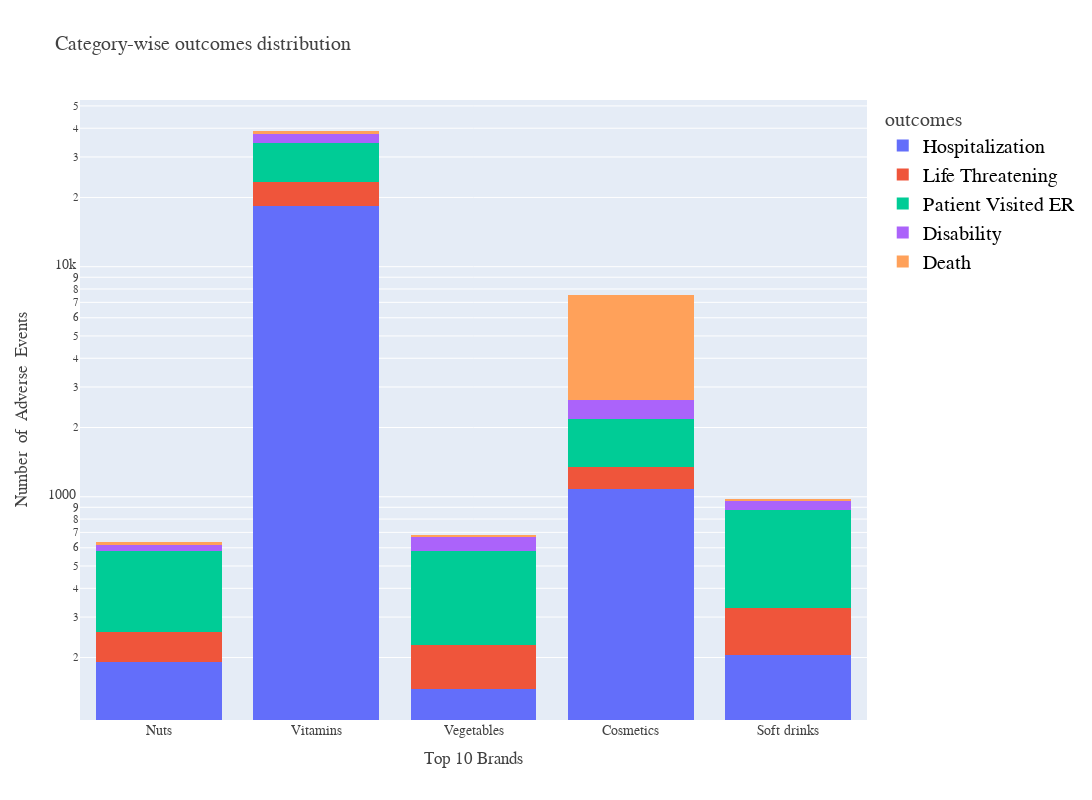

Notebook cell for this chart:
### Markdown cell above
## Which serious outcomes are caused by major categories?

### Code cell
# Plot category wise outcomes

df=expl_aggReports.dropna()

relv_categories = list(df.groupby("category")['report_id'].count().sort_values(ascending=False).reset_index()['category'].values[:5])

df = df[df['outcomes'].isin(relv_outcomes)]
df = df[df['category'].isin(relv_categories)]

df.category.unique()
cat_labels={'Nuts/Edible Seed': "Nuts",'Vit/Min/Prot/Unconv Diet(Human/Animal)':"Vitamins",'Vegetables/Vegetable Products':"Vegetables","Soft Drink/Water":"Soft drinks",'Cosmetics':"Cosmetics"}
df['category'] = pd.Categorical(df.category).rename_categories(cat_labels)

plot_bar_histogram(df,title="Category-wise outcomes distribution",x="category",color="outcomes",barmode="stack",logscale=True)

### Figure 1 — Plotly figure (JSON) as saved in the notebook; plotly's stock layout.template omitted (floating-point values rounded to 4 significant figures; data arrays with more than 128 entries replaced by an {"elided": "..."} marker saying what was removed)
{"data": [{"alignmentgroup": "True", "bingroup": "x", "hovertemplate": "outcomes=Hospitalization<br>category=%{x}<br>count=%{y}<extra></extra>", "legendgroup": "Hospitalization", "marker": {"color": "#636efa", "pattern": {"shape": ""}}, "name": "Hospitalization", "offsetgroup": "Hospitalization", "orientation": "v", "showlegend": true, "type": "histogram", "x": {"elided": "19989 str values"}, "xaxis": "x", "yaxis": "y"}, {"alignmentgroup": "True", "bingroup": "x", "hovertemplate": "outcomes=Life Threatening<br>category=%{x}<br>count=%{y}<extra></extra>", "legendgroup": "Life Threatening", "marker": {"color": "#EF553B", "pattern": {"shape": ""}}, "name": "Life Threatening", "offsetgroup": "Life Threatening", "orientation": "v", "showlegend": true, "type": "histogram", "x": {"elided": "5435 str values"}, "xaxis": "x", "yaxis": "y"}, {"alignmentgroup": "True", "bingroup": "x", "hovertemplate": "outcomes=Patient Visited ER<br>category=%{x}<br>count=%{y}<extra></extra>", "legendgroup": "Patient Visited ER", "marker": {"color": "#00cc96", "pattern": {"shape": ""}}, "name": "Patient Visited ER", "offsetgroup": "Patient Visited ER", "orientation": "v", "showlegend": true, "type": "histogram", "x": {"elided": "13442 str values"}, "xaxis": "x", "yaxis": "y"}, {"alignmentgroup": "True", "bingroup": "x", "hovertemplate": "outcomes=Disability<br>category=%{x}<br>count=%{y}<extra></extra>", "legendgroup": "Disability", "marker": {"color": "#ab63fa", "pattern": {"shape": ""}}, "name": "Disability", "offsetgroup": "Disability", "orientation": "v", "showlegend": true, "type": "histogram", "x": {"elided": "3740 str values"}, "xaxis": "x", "yaxis": "y"}, {"alignmentgroup": "True", "bingroup": "x", "hovertemplate": "outcomes=Death<br>category=%{x}<br>count=%{y}<extra></extra>", "legendgroup": "Death", "marker": {"color": "#FFA15A", "pattern": {"shape": ""}}, "name": "Death", "offsetgroup": "Death", "orientation": "v", "showlegend": true, "type": "histogram", "x": {"elided": "6149 str values"}, "xaxis": "x", "yaxis": "y"}], "layout": {"barmode": "stack", "font": {"color": "#424242", "family": "Arial", "size": 14}, "height": 800, "legend": {"font": {"color": "black", "family": "Arial", "size": 20}, "title": {"font": {"color": "#424242", "family": "Arial", "size": 20}, "text": "outcomes"}, "tracegroupgap": 0}, "title": {"text": "Category-wise outcomes distribution"}, "uniformtext": {"minsize": 24, "mode": "hide"}, "width": 1200, "xaxis": {"anchor": "y", "domain": [0, 1], "title": {"text": "Top 10 Brands"}}, "yaxis": {"anchor": "x", "domain": [0, 1], "title": {"text": "Number  of  Adverse  Events"}, "type": "log"}}}
